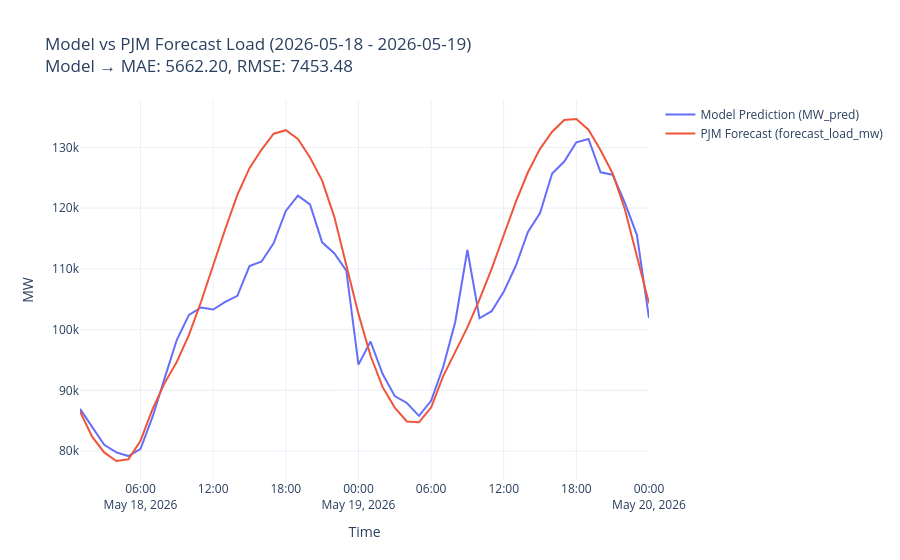

Write notebook code for a chart like this one.
### Code cell
import plotly.graph_objects as go

plot_df = final_results.sort_values("datetime_ending_ept")

fig = go.Figure()

fig.add_trace(go.Scatter(
    x=plot_df["datetime_ending_ept"],
    y=plot_df["MW_pred"],
    mode="lines",
    name="Model Prediction (MW_pred)"
))

fig.add_trace(go.Scatter(
    x=plot_df["datetime_ending_ept"],
    y=plot_df["forecast_load_mw"],
    mode="lines",
    name="PJM Forecast (forecast_load_mw)"
))

fig.update_layout(
    title=(
        f"Model vs PJM Forecast Load "
        f"({start_date.strftime('%Y-%m-%d')} - {end_date.strftime('%Y-%m-%d')})<br>"
        f"Model → MAE: {mean_mae:.2f}, RMSE: {mean_rmse:.2f} "
    ),
    xaxis_title="Time",
    yaxis_title="MW",
    template="plotly_white"
)

fig.show()
